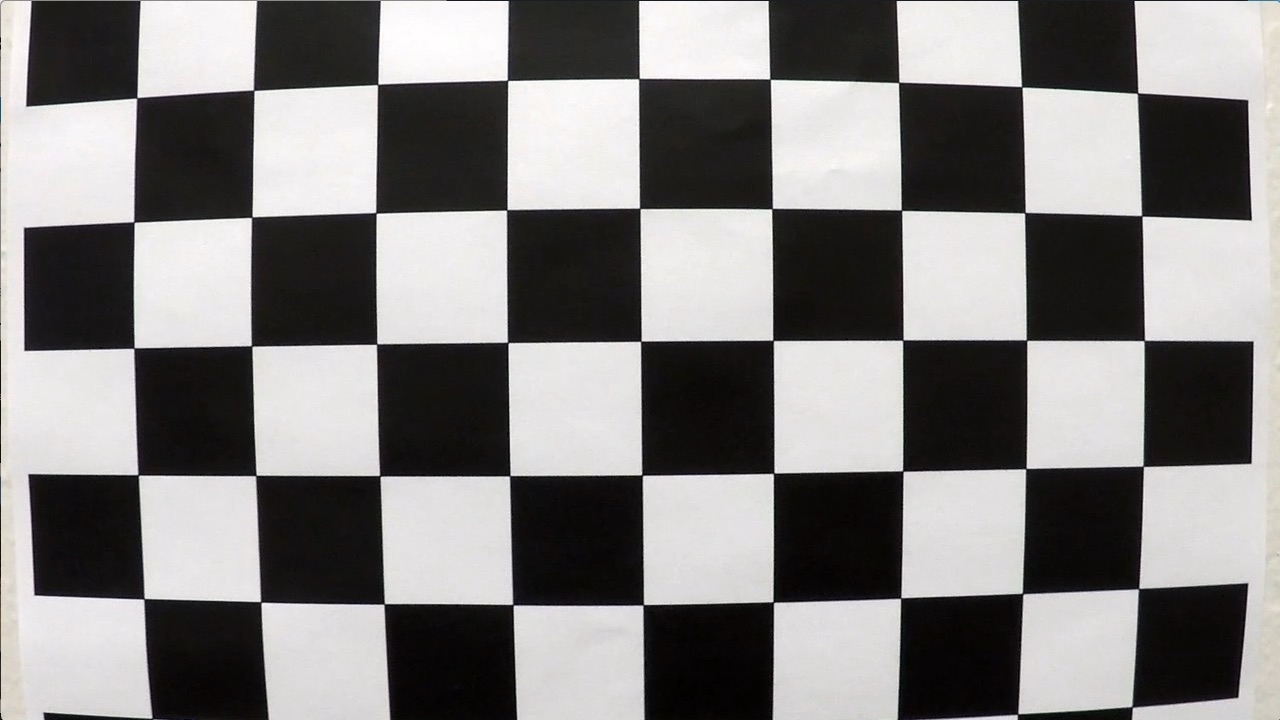
#> input picture camera_cal/calibration1.jpg, 1280 x 720 px; its folder holds only this picture in this run
$ jupyter execute --allow-errors advanced_lane_finding_simple.ipynb   (older library calls are emulated)
#> lines starting #> are read from the running program, lines starting #| are printed output that depends on the picture; after the words box and inside, x2 and y2 are one past the last pixel; in counts of white or black regions, pixels touching at a corner belong together
[cell 1]
import numpy as np
import cv2
import glob
import matplotlib.pyplot as plt

# prepare object points, like (0,0,0), (1,0,0), (2,0,0) ....,(6,5,0)
objp = np.zeros((6*9,3), np.float32)
objp[:,:2] = np.mgrid[0:9, 0:6].T.reshape(-1,2)

# Arrays to store object points and image points from all the images.
objpoints = [] # 3d points in real world space
imgpoints = [] # 2d points in image plane.


# Helper
# Define image plot function
# Default size 3x3
# [4 lines left out: function plotImage, not called in this run]


# Make a list of calibration images
images = glob.glob('camera_cal/calibration*.jpg')

# Step through the list and search for chessboard corners
for idx, fname in enumerate(images):
    img = cv2.imread(fname)
#> img is the input picture: shape (720, 1280, 3); mean B, G, R 127.8, 128.4, 130.1

    # use cv2.COLOR_BGR2GRAY b/c we read in with cv2.imread
    gray = cv2.cvtColor(img, cv2.COLOR_BGR2GRAY)

    # Find the chessboard corners
    ret, corners = cv2.findChessboardCorners(gray, (9,6), None)
#> ret = False; corners = None

    # If found, add object points, image points
    if ret == True:
        objpoints.append(objp)
        imgpoints.append(corners)

        # Draw and display the corners
        cv2.drawChessboardCorners(img, (9,6), corners, ret)

# Undistort a given image given a distortion matrix
# [107 lines left out: functions test_undistort, compute_sobel_grad_binary, compute_sobel_mag_binary, compute_sobel_dir_binary, compute_hls_channel_binary, compute_rgb_channel_binary, not called in this run]

# Calibrate the camera
#> (the rest of this cell did not finish here and is left out)

[cell 2]
# Using a straight road image identify four points to be used for perspective transform
import numpy as np
import cv2
import glob
import matplotlib.pyplot as plt

# Use test image for testing gradient computation
IMGPATH = 'test_images/test3.jpg'
img = cv2.imread(IMGPATH)  # this is a BGR image
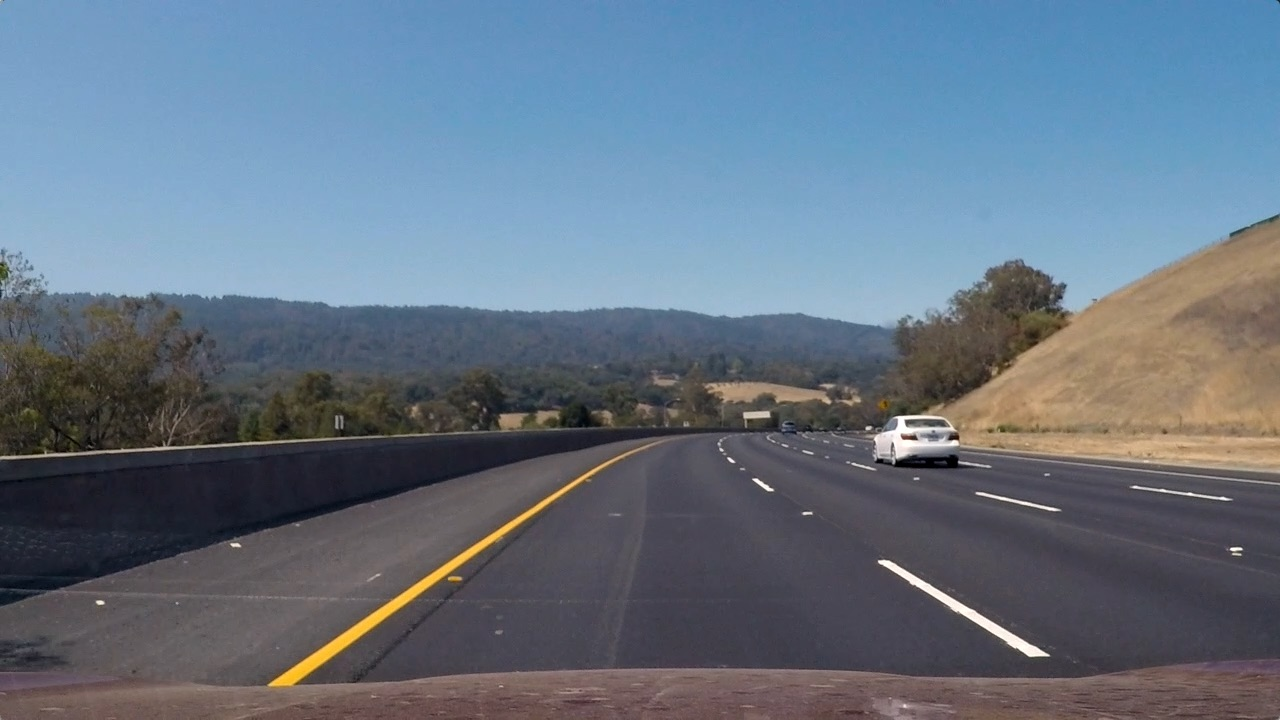
#> input picture test_images/test3.jpg, 1280 x 720 px
#> img is the input picture: shape (720, 1280, 3); mean B, G, R 130.7, 115.3, 101.1
rgb = cv2.cvtColor(img, cv2.COLOR_BGR2RGB)

gray = cv2.cvtColor(img, cv2.COLOR_BGR2GRAY)
plt.imshow(gray, cmap='gray')
plt.title("Straight Line Grayscale")
plt.show()

# Based on this image we pick four points forming a quadrilateral
perspective_src = np.float32(
    [[586.0, 456.5],
     [695.5, 456.5],
     [290., 662.],
     [1018., 662.]])
perspective_dst = np.float32(
    [[290.,  0.],
     [1099., 0.],
     [290.,  720.],
     [1099., 720.]])


def perspective_transform(img, src, dst):
    img_size = (img.shape[1], img.shape[0])

    M = cv2.getPerspectiveTransform(src, dst)
    Minv = cv2.getPerspectiveTransform(dst, src)

    warped = cv2.warpPerspective(img, M, img_size, flags=cv2.INTER_LINEAR)
    return warped, M, Minv


# Define Canny function
def canny(img, low_threshold, high_threshold):
    """Applies the Canny transform"""
    return cv2.Canny(img, low_threshold, high_threshold)

# Apply gaussian smoothing
def gaussian_blur(img, kernel_size):
    """Applies a Gaussian Noise kernel"""
    return cv2.GaussianBlur(img, (kernel_size, kernel_size), 0)

def region_of_interest(img, vertices):
    """
    Applies an image mask.

    Only keeps the region of the image defined by the polygon
    formed from `vertices`. The rest of the image is set to black.
    """
    #defining a blank mask to start with
    mask = np.zeros_like(img)

    #defining a 3 channel or 1 channel color to fill the mask with depending on the input image
    if len(img.shape) > 2:
        channel_count = img.shape[2]  # i.e. 3 or 4 depending on your image
        ignore_mask_color = (255,) * channel_count
    else:
        ignore_mask_color = 255

    #filling pixels inside the polygon defined by "vertices" with the fill color
    cv2.fillPoly(mask, vertices, ignore_mask_color)

    #returning the image only where mask pixels are nonzero
    masked_image = cv2.bitwise_and(img, mask)
    return masked_image


def draw_lines(img, lines, color=[255, 0, 0], thickness=2):
    """
    NOTE: this is the function you might want to use as a starting point once you want to
    average/extrapolate the line segments you detect to map out the full
    extent of the lane (going from the result shown in raw-lines-example.mp4
    to that shown in P1_example.mp4).

    Think about things like separating line segments by their
    slope ((y2-y1)/(x2-x1)) to decide which segments are part of the left
    line vs. the right line.  Then, you can average the position of each of
    the lines and extrapolate to the top and bottom of the lane.

    This function draws `lines` with `color` and `thickness`.
    Lines are drawn on the image inplace (mutates the image).
    If you want to make the lines semi-transparent, think about combining
    this function with the weighted_img() function below
    """
    left_lines=[]
    right_lines=[]

    for line in lines:
        for x1,y1,x2,y2 in line:
            slope=(y2-y1)/(x2-x1)

            if slope < 0:
                left_lines.append(line)
            elif slope > 0:
                right_lines.append(line)

    t_lx1=0
    t_ly1=0
    t_lx2=0
    t_ly2=0
    min_ly=img.shape[1]
    for ll in left_lines:
        for x1,y1,x2,y2 in ll:
            t_lx1=t_lx1+x1
            t_ly1=t_ly1+y1
            t_lx2=t_lx2+x2
            t_ly2=t_ly2+y2

            if y2<min_ly:
                min_ly=y2

    t_rx1=0
    t_ry1=0
    t_rx2=0
    t_ry2=0
    min_ry=img.shape[1]
    for rl in right_lines:
        for x1,y1,x2,y2 in rl:
            t_rx1=t_rx1+x1
            t_ry1=t_ry1+y1
            t_rx2=t_rx2+x2
            t_ry2=t_ry2+y2

            if y1<min_ry:
                min_ry=y1

    # find the minimum y line
    min_y = min(min_ly, min_ry)

    # average the lines into a single lines, one for each side
    left_lines_count=len(left_lines)
    right_lines_count=len(right_lines)

    if left_lines_count > 0:

        lx1=t_lx1/left_lines_count
        ly1=t_ly1/left_lines_count
        lx2=t_lx2/left_lines_count
        ly2=t_ly2/left_lines_count

        # recalculate the slope
        left_slope=(ly2-ly1)/(lx2-lx1)
        lb=ly1-(left_slope)*lx1 # left intercept

        # compute the absolute end points
        l_abs_x1=int(round((img.shape[1]-lb)/left_slope))
        l_abs_y1=int(round(img.shape[1]))
        l_abs_x2=int(round((min_y-lb)/left_slope))
        l_abs_y2=int(round(min_y))
        cv2.line(img, (l_abs_x1, l_abs_y1), (l_abs_x2, l_abs_y2), color, thickness)

    if right_lines_count > 0:

        rx1=t_rx1/right_lines_count
        ry1=t_ry1/right_lines_count
        rx2=t_rx2/right_lines_count
        ry2=t_ry2/right_lines_count

        # recalculate the slope
        right_slope=(ry2-ry1)/(rx2-rx1)
        rb=ry1-(right_slope)*rx1 # right intercept

        r_abs_x1=int(round((min_y-rb)/right_slope))
        r_abs_y1=int(round(min_y))
        r_abs_x2=int(round((img.shape[1]-rb)/right_slope))
        r_abs_y2=int(round(img.shape[1]))
        cv2.line(img, (r_abs_x1, r_abs_y1), (r_abs_x2, r_abs_y2), color, thickness)


def hough_lines(img, rho, theta, threshold, min_line_len, max_line_gap):
    """
    `img` should be the output of a Canny transform.

    Returns an image with hough lines drawn.
    """
    lines = cv2.HoughLinesP(img, rho, theta, threshold, np.array([]), minLineLength=min_line_len, maxLineGap=max_line_gap)
    line_img = np.zeros((img.shape[0], img.shape[1], 3), dtype=np.uint8)
    draw_lines(line_img, lines)
    return line_img

# Python 3 has support for cool math symbols.

def weighted_img(img, initial_img, α=0.8, β=1., λ=0.):
    """
    `img` is the output of the hough_lines(), An image with lines drawn on it.
    Should be a blank image (all black) with lines drawn on it.

    `initial_img` should be the image before any processing.

    The result image is computed as follows:

    initial_img * α + img * β + λ
    NOTE: initial_img and img must be the same shape!
    """
    return cv2.addWeighted(initial_img, α, img, β, λ)

# Define a kernel size and apply Gaussian smoothing
kernel_size = 5
blur_gray = gaussian_blur(gray,kernel_size)

gray = cv2.cvtColor(img, cv2.COLOR_BGR2GRAY)
plt.imshow(blur_gray, cmap='gray')
plt.title("Straight Line Grayscale with Gaussian smoothing")
plt.show()


# Define our parameters for Canny and apply
low_threshold = 50
high_threshold = 150
edges = canny(blur_gray, low_threshold, high_threshold)

imshape = edges.shape
print("Edges shape:", imshape)
#| Edges shape: (720, 1280)
vertices = np.array([[(0,imshape[0]),(460, 312), (480, 312), (imshape[1],imshape[0])]], dtype=np.int32)

masked_edges = region_of_interest(edges, vertices)
#> in region_of_interest, `masked_image = cv2.bitwise_and(img, mask)`:
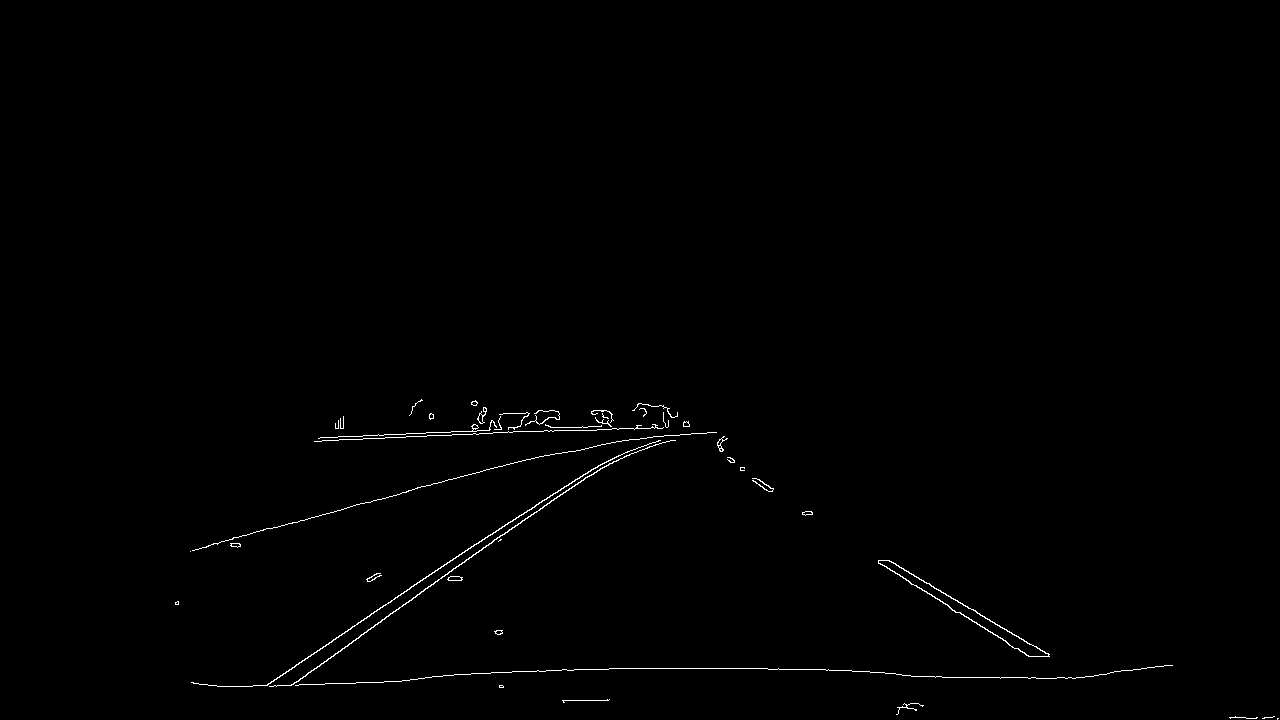
#> masked_image: shape (720, 1280); 0.54% white in thin lines or dots, all inside (x1, y1, x2, y2) = (175, 399, 1279, 720)
print("Shape of masked_edges:", masked_edges.shape)
#| Shape of masked_edges: (720, 1280)

plt.imshow(masked_edges, cmap='gray')
plt.title("Masked Edges")
plt.show()

# Define the Hough transform parameters
# Make a blank the same size as our image to draw on
rho = 2 # distance resolution in pixels of the Hough grid
theta = np.pi/180 # angular resolution in radians of the Hough grid
threshold = 15     #15 # minimum number of votes (intersections in Hough grid cell)
min_line_length = 40 #40 #minimum number of pixels making up a line
max_line_gap = 20    #20 # maximum gap in pixels between connectable line segments
line_image = np.copy(img)*0 # creating a blank to draw lines on
#> line_image: shape (720, 1280, 3); every value is 0

hough_image = hough_lines(masked_edges, rho, theta, threshold, min_line_length, max_line_gap)
#> in hough_lines, `lines = cv2.HoughLinesP(img, rho, theta, threshold, np.array([]), minL..`: lines = 47 rows, first 6: [490, 535, 564, 486], [353, 640, 614, 457], [266, 685, 508, 522], [385, 437, 512, 432], [290, 685, 380, 622], [213, 543, 535, 457]
#> the loop in draw_lines, `for line in lines:` made 47 passes
#> after the loop in draw_lines, `for line in lines:`: left_lines = 25 items, first 6: [[490, 535, 564, 486]], [[353, 640, 614, 457]], [[266, 685, 508, 522]], [[385, 437, 512, 432]], [[290, 685, 380, 622]], [[213, 543, 535, 457]]; right_lines = 18 items, first 6: [[887, 560, 984, 616]], [[878, 562, 1030, 656]], [[727, 457, 772, 490]], [[479, 413, 578, 430]], [[987, 677, 1074, 678]], [[479, 422, 520, 426]]
#> the loop in draw_lines, `for ll in left_lines:` made 25 passes
#> after the loop in draw_lines, `for ll in left_lines:`: min_ly = 411; t_lx1 = 11468; t_lx2 = 13825; t_ly1 = 14134; t_ly2 = 13198
#> the loop in draw_lines, `for rl in right_lines:` made 18 passes
#> after the loop in draw_lines, `for rl in right_lines:`: min_ry = 405; t_rx1 = 14117; t_rx2 = 15270; t_ry1 = 9622; t_ry2 = 10080
#> in draw_lines, `min_y = min(min_ly, min_ry)`: min_y = 405
#> in draw_lines, `left_lines_count=len(left_lines)`: left_lines_count = 25
#> in draw_lines, `right_lines_count=len(right_lines)`: right_lines_count = 18
#> in draw_lines, `lx1=t_lx1/left_lines_count`: lx1 = 458.7
#> in draw_lines, `ly1=t_ly1/left_lines_count`: ly1 = 565.4
#> in draw_lines, `lx2=t_lx2/left_lines_count`: lx2 = 553
#> in draw_lines, `ly2=t_ly2/left_lines_count`: ly2 = 527.9
#> in draw_lines, `left_slope=(ly2-ly1)/(lx2-lx1)`: left_slope = -0.397
#> in draw_lines, `lb=ly1-(left_slope)*lx1`: lb = 747.5
#> in draw_lines, `l_abs_x1=int(round((img.shape[1]-lb)/left_slope))`: l_abs_x1 = -1341
#> in draw_lines, `l_abs_x2=int(round((min_y-lb)/left_slope))`: l_abs_x2 = 863
#> in draw_lines, `l_abs_y2=int(round(min_y))`: l_abs_y2 = 405
#> in draw_lines, `rx1=t_rx1/right_lines_count`: rx1 = 784.3
#> in draw_lines, `ry1=t_ry1/right_lines_count`: ry1 = 534.6
#> in draw_lines, `rx2=t_rx2/right_lines_count`: rx2 = 848.3
#> in draw_lines, `ry2=t_ry2/right_lines_count`: ry2 = 560
#> in draw_lines, `right_slope=(ry2-ry1)/(rx2-rx1)`: right_slope = 0.397
#> in draw_lines, `rb=ry1-(right_slope)*rx1`: rb = 223
#> in draw_lines, `r_abs_x1=int(round((min_y-rb)/right_slope))`: r_abs_x1 = 458
#> in draw_lines, `r_abs_y1=int(round(min_y))`: r_abs_y1 = 405
#> in draw_lines, `r_abs_x2=int(round((img.shape[1]-rb)/right_slope))`: r_abs_x2 = 2661

weighted_image = weighted_img(hough_image, img, 0.8, 1., 0.)
#> in weighted_img, `return cv2.addWeighted(initial_img, α, img, β, λ)`:
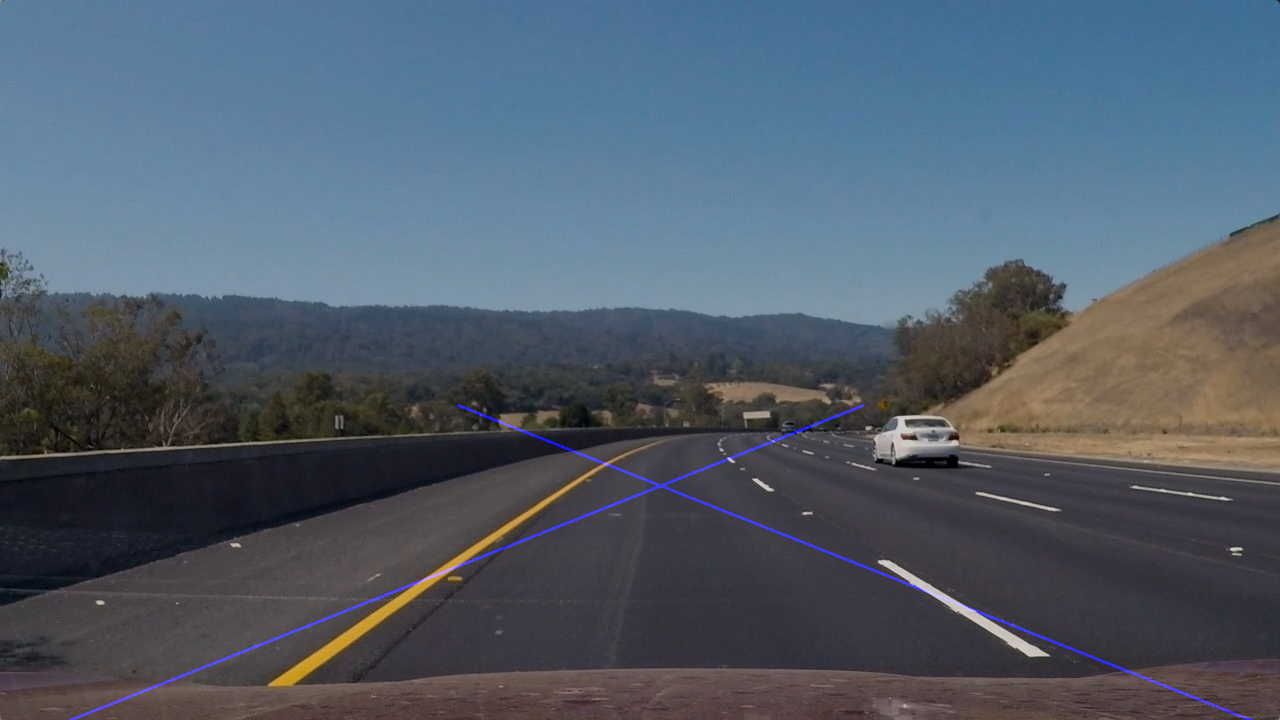
#> returned value: shape (720, 1280, 3); mean of channels 0, 1, 2 105.5, 92.3, 80.9; drawn as B, G, R
plt.imshow(weighted_image)
plt.title("Hough weighted lines")
plt.show()

warped_perspective, M, Minv = perspective_transform(rgb, perspective_src, perspective_dst)
#> in perspective_transform, `warped = cv2.warpPerspective(img, M, img_size, flags=cv2.INTER_LINEAR)`:
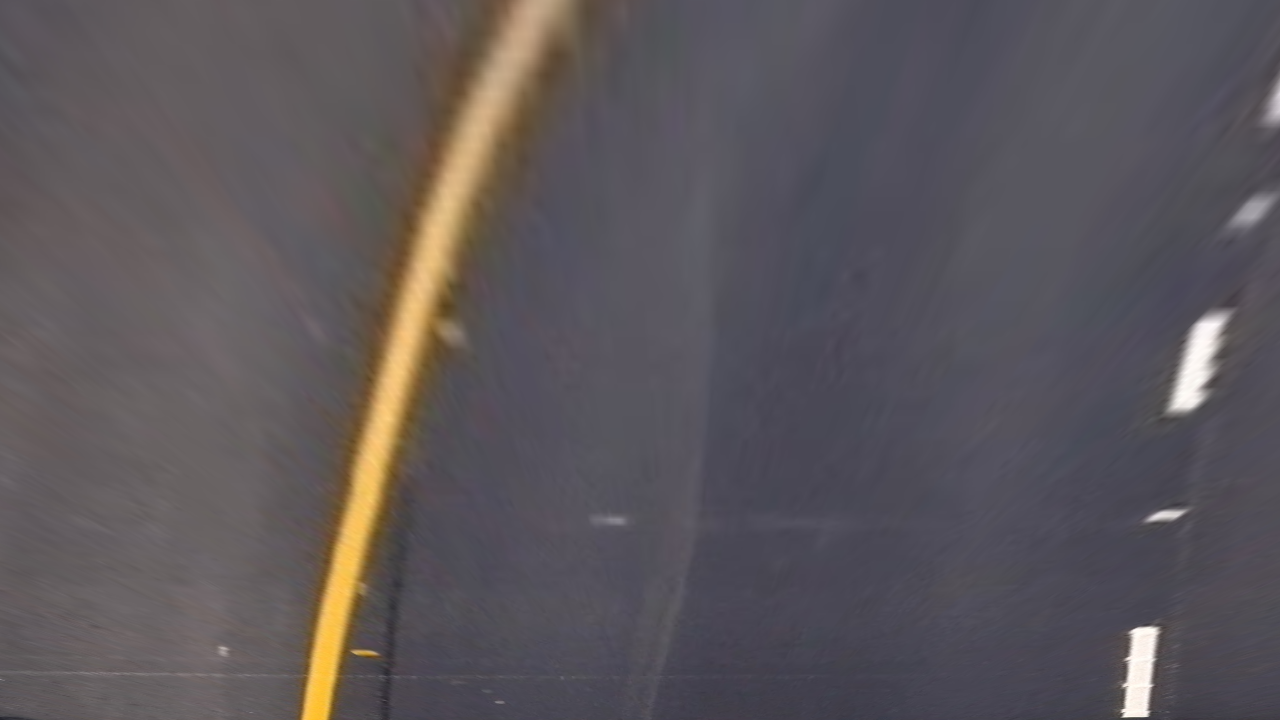
#> warped: shape (720, 1280, 3); mean R, G, B 92, 86.6, 90.5
#> M = [[-0.64, -1.61, 1085.6], [-4.47e-16, -2.02, 920.9], [-5.18e-19, -0.00238, 1]]; Minv = [[0.135, -0.753, 546.7], [0, -0.496, 456.5], [0, -0.00118, 1]]
plt.imshow(warped_perspective)
plt.title("Perspective Transform of Straight Lane")
plt.show()

# Try now to warp a curved lane image (test3.jpg)
# Use test image for testing gradient computation
IMGPATH = 'test_images/test3.jpg'
img_curved = cv2.imread(IMGPATH)  # this is a BGR image
rgb_curved = cv2.cvtColor(img, cv2.COLOR_BGR2RGB)

warped_perspective, M, Minv = perspective_transform(rgb_curved, perspective_src, perspective_dst)
plt.imshow(warped_perspective)
plt.title("Perspective Transform of Curved Lane")
plt.show()

# Now lets apply it to the binary combination image we chose
#> (the rest of this cell did not finish here and is left out)

[cell 3]
# Segment and identify regions

import numpy as np
import cv2
import matplotlib.pyplot as plt

# Assuming you have created a warped binary image called "binary_warped"
# Take a histogram of the bottom half of the image
#> (the rest of this cell did not finish here and is left out)

#> (a cell that did not finish here is left out)

[cell 5]
# Fit polynomial

import numpy as np
import matplotlib.pyplot as plt
# Generate some fake data to represent lane-line pixels
ploty = np.linspace(0, 719, num=720)# to cover same y-range as image
##quadratic_coeff = 3e-4 # arbitrary quadratic coefficient
# For each y position generate random x position within +/-50 pix
# of the line base position in each case (x=200 for left, and x=900 for right)
##leftx = np.array([200 + (y**2)*quadratic_coeff + np.random.randint(-50, high=51)
##                              for y in ploty])
##rightx = np.array([900 + (y**2)*quadratic_coeff + np.random.randint(-50, high=51)
##                                for y in ploty])

##leftx = left_fitx[::-1]  # Reverse to match top-to-bottom in y
##rightx = right_fitx[::-1]  # Reverse to match top-to-bottom in y
#> (the rest of this cell did not finish here and is left out)

[cell 6]
# Calculate the curvature radius
# Define y-value where we want radius of curvature
# I'll choose the maximum y-value, corresponding to the bottom of the image
y_eval = np.max(ploty)
#> (the rest of this cell did not finish here and is left out)

[cell 7]
# Define conversions in x and y from pixels space to meters
ym_per_pix = 30/720 # meters per pixel in y dimension
xm_per_pix = 3.7/700 # meters per pixel in x dimension

# Fit new polynomials to x,y in world space
#> (the rest of this cell did not finish here and is left out)

[cell 8]
# Center calculation
image_height = img.shape[0]
image_horizontal_center = img.shape[1]/2
last_row_of_image = image_height - 1
#> (the rest of this cell did not finish here and is left out)
